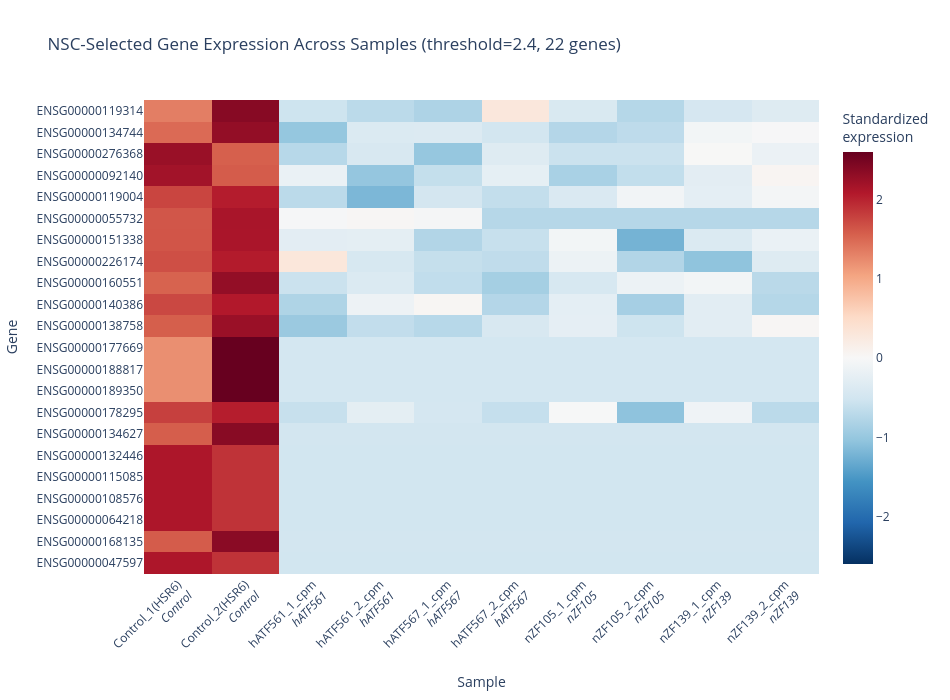

Notebook code for this chart:
### Code cell
import plotly.graph_objects as go

# Derive stable gene IDs and their expression matrix from existing variables
stable_gene_ids = (threshold_stability_dfs[PRIMARY_THRESHOLD]
                   .query('selection_frequency >= 0.5')
                   .sort_values('selection_frequency', ascending=False)['gene_id']
                   .tolist())

stable_col_idx = [gene_cols.index(g) for g in stable_gene_ids]
X_stable = X_filtered_scaled[:, stable_col_idx]

# Build heatmap dataframe: genes as rows, samples as columns
heatmap_df = pd.DataFrame(X_stable, index=sub['sample'].values, columns=stable_gene_ids).T

# Sort samples so controls are grouped together visually
sample_order = sub.sort_values('sample_type')['sample'].tolist()
heatmap_df = heatmap_df[sample_order]

# Build sample-type annotation for x-axis tick labels
sample_type_map = sub.set_index('sample')['sample_type'].to_dict()
x_labels = [f"{s}<br><i>{sample_type_map[s]}</i>" for s in heatmap_df.columns]

fig = go.Figure(go.Heatmap(
    z=heatmap_df.values,
    x=x_labels,
    y=heatmap_df.index,
    colorscale='RdBu_r',
    zmid=0,
    colorbar=dict(title='Standardized<br>expression'),
))
fig.update_layout(
    title=f'NSC-Selected Gene Expression Across Samples (threshold={PRIMARY_THRESHOLD}, {len(stable_gene_ids)} genes)',
    xaxis_title='Sample',
    yaxis_title='Gene',
    xaxis=dict(tickangle=-45),
    height=700, width=950,
    template='plotly_white',
)
fig.show()

### Figure 1 — Plotly figure (JSON) as saved in the notebook; plotly's stock layout.template omitted (floating-point values rounded to 4 significant figures; data arrays with more than 128 entries replaced by an {"elided": "..."} marker saying what was removed)
{"data": [{"colorbar": {"title": {"text": "Standardized<br>expression"}}, "colorscale": [[0, "rgb(5,48,97)"], [0.1, "rgb(33,102,172)"], [0.2, "rgb(67,147,195)"], [0.3, "rgb(146,197,222)"], [0.4, "rgb(209,229,240)"], [0.5, "rgb(247,247,247)"], [0.6, "rgb(253,219,199)"], [0.7, "rgb(244,165,130)"], [0.8, "rgb(214,96,77)"], [0.9, "rgb(178,24,43)"], [1, "rgb(103,0,31)"]], "type": "heatmap", "x": ["Control_1(HSR6)<br><i>Control</i>", "Control_2(HSR6)<br><i>Control</i>", "hATF561_1_cpm<br><i>hATF561</i>", "hATF561_2_cpm<br><i>hATF561</i>", "hATF567_1_cpm<br><i>hATF567</i>", "hATF567_2_cpm<br><i>hATF567</i>", "nZF105_1_cpm<br><i>nZF105</i>", "nZF105_2_cpm<br><i>nZF105</i>", "nZF139_1_cpm<br><i>nZF139</i>", "nZF139_2_cpm<br><i>nZF139</i>"], "y": ["ENSG00000047597", "ENSG00000168135", "ENSG00000064218", "ENSG00000108576", "ENSG00000115085", "ENSG00000132446", "ENSG00000134627", "ENSG00000178295", "ENSG00000189350", "ENSG00000188817", "ENSG00000177669", "ENSG00000138758", "ENSG00000140386", "ENSG00000160551", "ENSG00000226174", "ENSG00000151338", "ENSG00000055732", "ENSG00000119004", "ENSG00000092140", "ENSG00000276368", "ENSG00000134744", "ENSG00000119314"], "z": {"elided": "22x10 float values"}, "zmid": 0}], "layout": {"height": 700, "title": {"text": "NSC-Selected Gene Expression Across Samples (threshold=2.4, 22 genes)"}, "width": 950, "xaxis": {"tickangle": -45, "title": {"text": "Sample"}}, "yaxis": {"title": {"text": "Gene"}}}}
